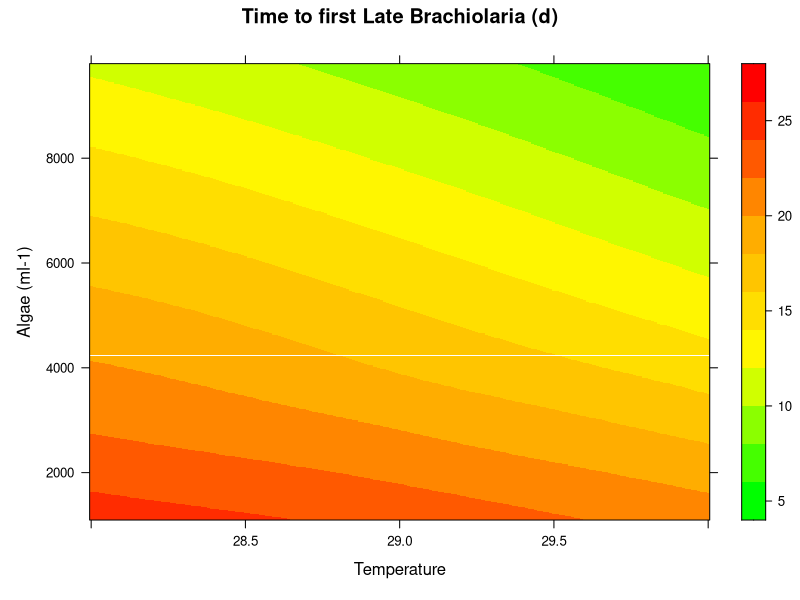
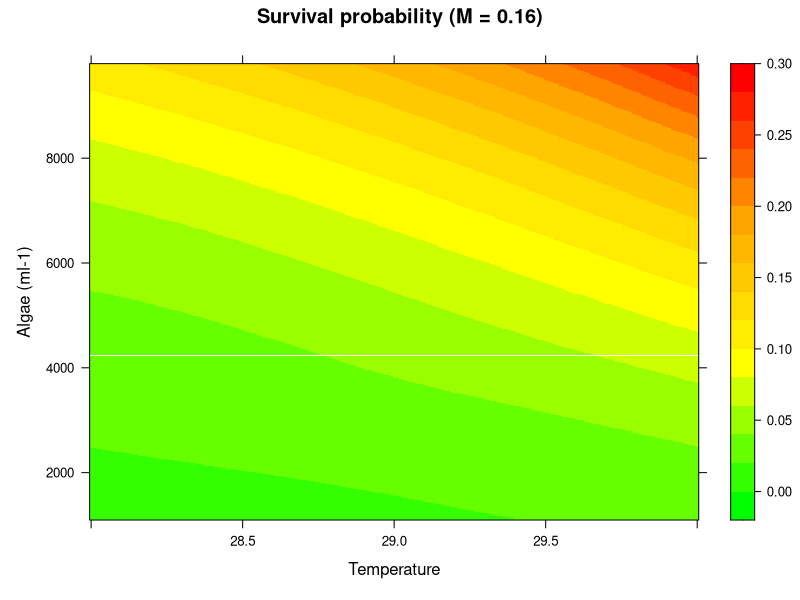

These figures' R source, in order:
## set the working directory


setwd("C:/Users/suthicke/Documents/R/COTS experiments 2013")


##### clear workspace, read in file define variables
## after first checks 4 extreme outliers (all in Blue 30 removed)


rm(list=ls())

data<-read.csv("COTS contour.csv", header=T)
attach(data)


##library(ggplot2)

library(lattice)


x<-data$Temp
y<-data$Algae
z<-data$First_LB


## First late brachs

First_LB.loess = loess(z ~ x*y, degree = 1, span = 1)

First_LB.fit = expand.grid(list(x = seq(28, 30, 0.01), y = seq(1100, 9800, 10)))
z = predict(First_LB.loess, newdata = First_LB.fit)
First_LB.fit$LB = as.numeric(z)


#par(mfrow=c(2,1), mar=c(4,4,1.5,0), oma=c(4,5,1,5), las=1)
col.l <- colorRampPalette(c('green', 'yellow', 'orange','red'))
levelplot(LB ~ x*y, data = First_LB.fit,
          xlab = "Temperature", ylab = "Algae (ml-1)",
          main = "Time to first Late Brachiolaria (d)", cuts = 10, pretty=T, 
          colourkey="bottom",
          col.regions = col.l
)

## Just to get individual values out
First_LB2.fit = expand.grid(list(x = seq(28, 30, 1), y = seq(1100, 9800, 100)))
z2 = predict(First_LB.loess, newdata = First_LB2.fit)
First_LB2.fit$LB = as.numeric(z2)
First_LB2.fit$Survival<-exp(-0.16*(First_LB2.fit$LB+2))

## test survival prabability: assume: fist brach + 2d can settle

## A) M= 0.05 (asteroid average Rumrill) / B = 0.16 (change in script)

First_LB.fit$Survival<-exp(-0.16*(First_LB.fit$LB+2))

levelplot(Survival ~ x*y, data = First_LB.fit,
          xlab = "Temperature", ylab = "Algae (ml-1)",
          main = "Survival probability (M = 0.16)", cuts = 15, pretty=T, 
          colourkey="bottom",
          col.regions = col.l
)
